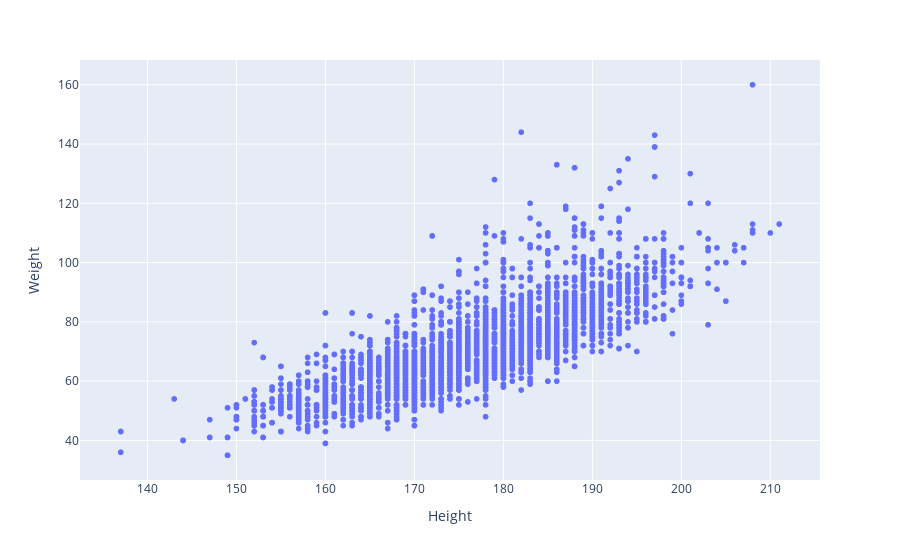

Notebook code for this chart:
### Code cell
fig = px.scatter(df_height_weight, x="Height", y="Weight")

fig.show()

### Figure 1 — Plotly figure (JSON) as saved in the notebook; plotly's stock layout.template omitted (floating-point values rounded to 4 significant figures; data arrays with more than 128 entries replaced by an {"elided": "..."} marker saying what was removed)
{"data": [{"hovertemplate": "Height=%{x}<br>Weight=%{y}<extra></extra>", "legendgroup": "", "marker": {"color": "#636efa", "symbol": "circle"}, "mode": "markers", "name": "", "showlegend": false, "type": "scattergl", "x": {"elided": "7509 int values"}, "xaxis": "x", "y": {"elided": "7509 float values"}, "yaxis": "y"}], "layout": {"legend": {"tracegroupgap": 0}, "margin": {"t": 60}, "xaxis": {"anchor": "y", "domain": [0, 1], "title": {"text": "Height"}}, "yaxis": {"anchor": "x", "domain": [0, 1], "title": {"text": "Weight"}}}}
